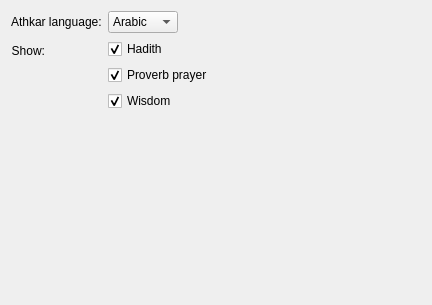
<?xml version="1.0" encoding="UTF-8"?>
<ui version="4.0">
 <class>WathakkerForm</class>
 <widget class="QWidget" name="WathakkerForm">
  <property name="geometry">
   <rect>
    <x>0</x>
    <y>0</y>
    <width>432</width>
    <height>305</height>
   </rect>
  </property>
  <property name="windowTitle">
   <string>Form</string>
  </property>
  <layout class="QFormLayout" name="formLayout">
   <property name="fieldGrowthPolicy">
    <enum>QFormLayout::ExpandingFieldsGrow</enum>
   </property>
   <item row="3" column="0">
    <widget class="QLabel" name="label">
     <property name="text">
      <string>Show:</string>
     </property>
     <property name="alignment">
      <set>Qt::AlignRight|Qt::AlignTrailing|Qt::AlignVCenter</set>
     </property>
    </widget>
   </item>
   <item row="3" column="1">
    <layout class="QVBoxLayout" name="verticalLayout">
     <item>
      <widget class="QCheckBox" name="hadithCheckBox">
       <property name="text">
        <string>Hadith</string>
       </property>
       <property name="checked">
        <bool>true</bool>
       </property>
      </widget>
     </item>
     <item>
      <widget class="QCheckBox" name="douaaCheckBox">
       <property name="text">
        <string>Proverb prayer</string>
       </property>
       <property name="checked">
        <bool>true</bool>
       </property>
      </widget>
     </item>
     <item>
      <widget class="QCheckBox" name="hikmaCheckBox">
       <property name="text">
        <string>Wisdom</string>
       </property>
       <property name="checked">
        <bool>true</bool>
       </property>
      </widget>
     </item>
    </layout>
   </item>
   <item row="4" column="0">
    <spacer name="horizontalSpacer">
     <property name="orientation">
      <enum>Qt::Horizontal</enum>
     </property>
     <property name="sizeHint" stdset="0">
      <size>
       <width>40</width>
       <height>20</height>
      </size>
     </property>
    </spacer>
   </item>
   <item row="2" column="1">
    <widget class="QComboBox" name="langComboBox">
     <item>
      <property name="text">
       <string>Arabic</string>
      </property>
     </item>
     <item>
      <property name="text">
       <string>English</string>
      </property>
     </item>
    </widget>
   </item>
   <item row="2" column="0">
    <widget class="QLabel" name="label_2">
     <property name="text">
      <string>Athkar language:</string>
     </property>
    </widget>
   </item>
  </layout>
 </widget>
 <resources/>
 <connections/>
</ui>
